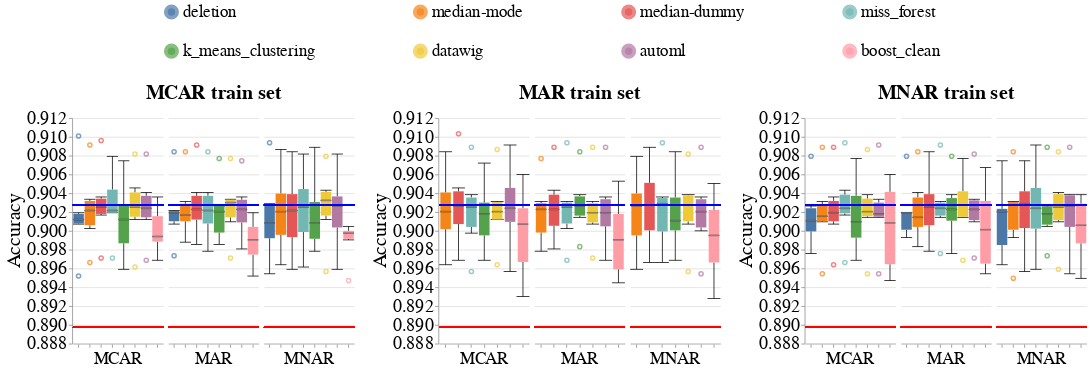

Source (notebook cell):
### Code cell
create_box_plots_for_diff_imputers_v2(dataset_name=DATASET_NAME,
                                      model_name='gandalf_clf',
                                      metric_name='accuracy',
                                      db_client=db_client)
